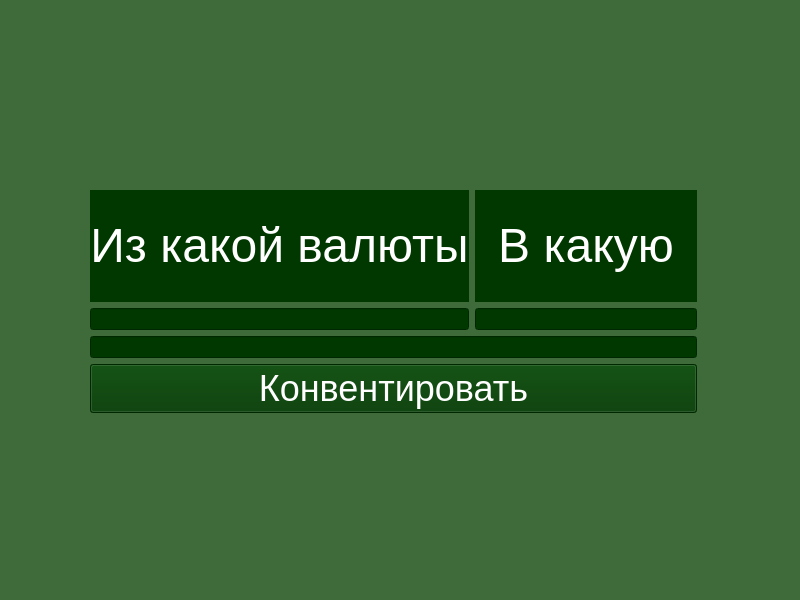
<?xml version="1.0" encoding="UTF-8"?>
<ui version="4.0">
 <class>MainWindow</class>
 <widget class="QMainWindow" name="MainWindow">
  <property name="geometry">
   <rect>
    <x>0</x>
    <y>0</y>
    <width>800</width>
    <height>600</height>
   </rect>
  </property>
  <property name="windowTitle">
   <string>Конвертер валют</string>
  </property>
  <property name="styleSheet">
   <string notr="true">background-color: rgb(63, 106, 58);
</string>
  </property>
  <widget class="QWidget" name="centralwidget">
   <widget class="QWidget" name="">
    <property name="geometry">
     <rect>
      <x>90</x>
      <y>190</y>
      <width>607</width>
      <height>223</height>
     </rect>
    </property>
    <layout class="QGridLayout" name="gridLayout_2">
     <item row="0" column="0">
      <layout class="QGridLayout" name="gridLayout">
       <item row="1" column="0">
        <widget class="KLineEdit" name="klineedit_3">
         <property name="styleSheet">
          <string notr="true">background-color: rgb(0, 56, 0);
color: rgb(0, 0, 0);</string>
         </property>
        </widget>
       </item>
       <item row="0" column="0">
        <layout class="QHBoxLayout" name="horizontalLayout">
         <item>
          <layout class="QVBoxLayout" name="verticalLayout">
           <item>
            <widget class="QLabel" name="label_5">
             <property name="styleSheet">
              <string notr="true">color: rgb(255, 255, 255);
background-color: rgb(0, 56, 0);</string>
             </property>
             <property name="text">
              <string>&lt;html&gt;&lt;head/&gt;&lt;body&gt;&lt;p align=&quot;center&quot;&gt;&lt;span style=&quot; font-size:36pt;&quot;&gt;Из какой валюты&lt;/span&gt;&lt;/p&gt;&lt;/body&gt;&lt;/html&gt;</string>
             </property>
            </widget>
           </item>
           <item>
            <widget class="KLineEdit" name="klineedit">
             <property name="styleSheet">
              <string notr="true">background-color: rgb(0, 56, 0);
color: rgb(0, 0, 0);</string>
             </property>
            </widget>
           </item>
          </layout>
         </item>
         <item>
          <layout class="QVBoxLayout" name="verticalLayout_2">
           <item>
            <widget class="QLabel" name="label_4">
             <property name="styleSheet">
              <string notr="true">color: rgb(0, 0, 0);
background-color: rgb(0, 56, 0);</string>
             </property>
             <property name="text">
              <string>&lt;html&gt;&lt;head/&gt;&lt;body&gt;&lt;p align=&quot;center&quot;&gt;&lt;span style=&quot; font-size:36pt; color:#ffffff;&quot;&gt;В какую&lt;/span&gt;&lt;/p&gt;&lt;/body&gt;&lt;/html&gt;</string>
             </property>
            </widget>
           </item>
           <item>
            <widget class="KLineEdit" name="klineedit_2">
             <property name="styleSheet">
              <string notr="true">background-color: rgb(0, 56, 0);
color: rgb(0, 0, 0);</string>
             </property>
            </widget>
           </item>
          </layout>
         </item>
        </layout>
       </item>
      </layout>
     </item>
     <item row="1" column="0">
      <widget class="QPushButton" name="pushButton">
       <property name="cursor">
        <cursorShape>PointingHandCursor</cursorShape>
       </property>
       <property name="toolTip">
        <string>&lt;html&gt;&lt;head/&gt;&lt;body&gt;&lt;p&gt;&lt;span style=&quot; font-size:36pt;&quot;&gt;Конвертировать&lt;/span&gt;&lt;/p&gt;&lt;/body&gt;&lt;/html&gt;</string>
       </property>
       <property name="styleSheet">
        <string notr="true">color: rgb(255, 255, 255);
background-color: rgb(0, 56, 0);
font: 36px;</string>
       </property>
       <property name="text">
        <string>Конвентировать</string>
       </property>
      </widget>
     </item>
    </layout>
   </widget>
  </widget>
 </widget>
 <customwidgets>
  <customwidget>
   <class>KLineEdit</class>
   <extends>QLineEdit</extends>
   <header>klineedit.h</header>
  </customwidget>
 </customwidgets>
 <resources/>
 <connections/>
</ui>
